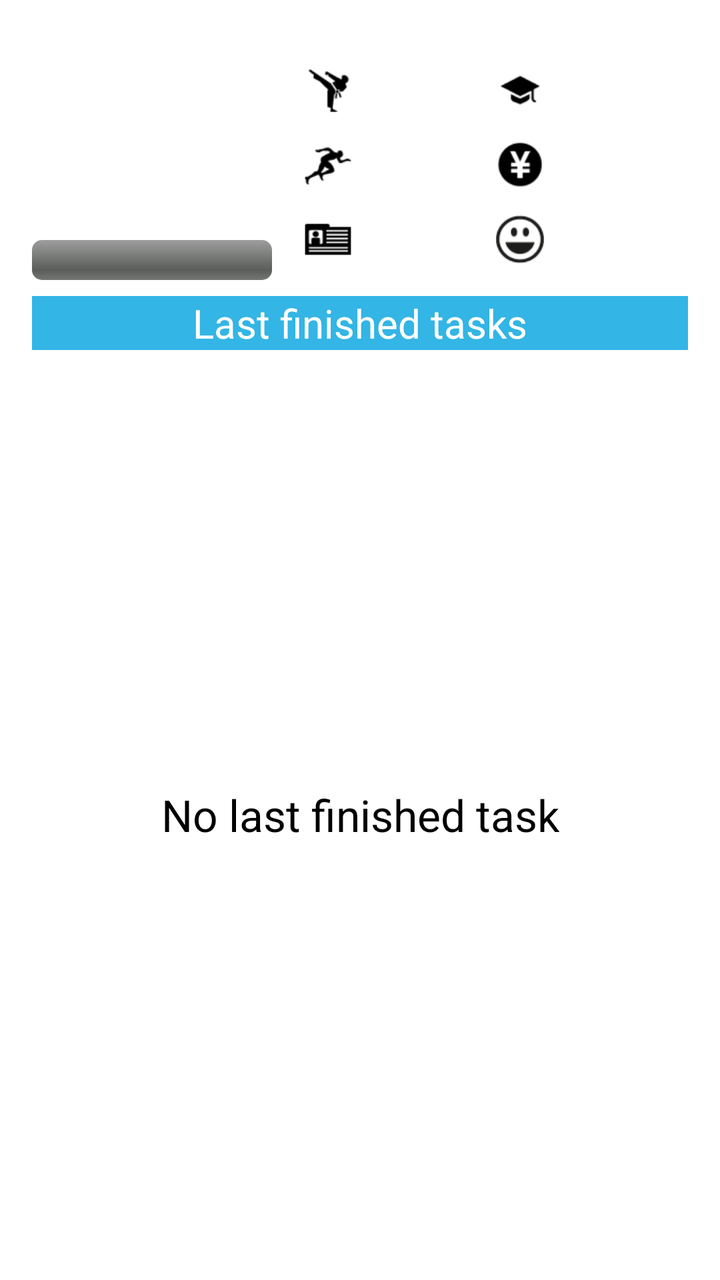
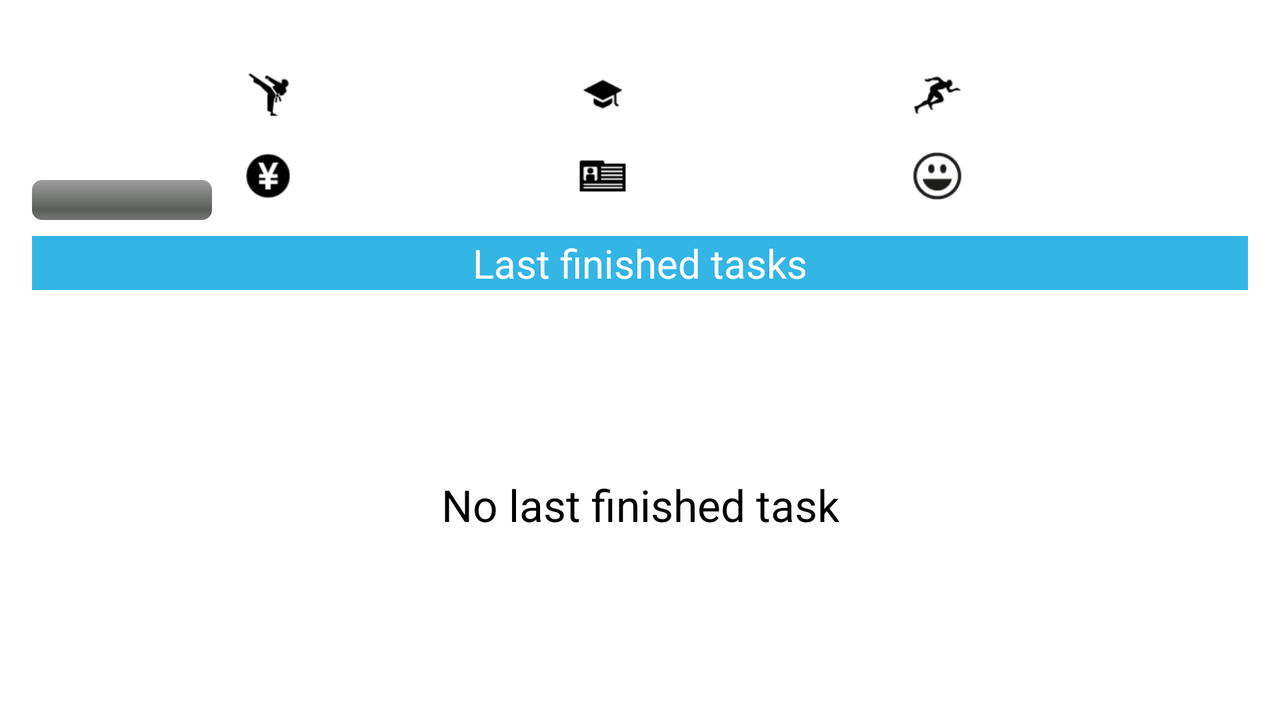

The same Android screen from two of the app's own layout files: first res/layout/ as a phone draws it, then the repository's variant for another configuration, drawn on a device whose configuration selects that folder. Both files follow.
<!-- AndroidManifest.xml: application theme AppTheme -->
<!-- res/layout/status_fragment.xml -->
<?xml version="1.0" encoding="utf-8"?>
<RelativeLayout xmlns:android="http://schemas.android.com/apk/res/android"
    android:layout_width="match_parent"
    android:layout_height="match_parent"
    android:layout_marginLeft="@dimen/principal_size_margin"
    android:layout_marginRight="@dimen/principal_size_margin" >

    <TextView
        android:id="@+id/status_fragment_level_text"
        android:layout_width="@dimen/status_level_text_view_size"
        android:layout_height="@dimen/status_level_text_view_size"
        android:layout_alignParentLeft="true"
        android:layout_alignParentTop="true"
        android:gravity="center"
        android:textSize="@dimen/status_level_text_size" />

    <ProgressBar
        android:id="@+id/status_fragment_progress"
        style="@android:style/Widget.ProgressBar.Horizontal"
        android:layout_width="wrap_content"
        android:layout_height="wrap_content"
        android:layout_alignParentLeft="true"
        android:layout_alignRight="@id/status_fragment_level_text"
        android:layout_below="@id/status_fragment_level_text"
        android:max="100" />

    <TextView
        android:id="@+id/status_fragment_progress_text"
        android:layout_width="wrap_content"
        android:layout_height="wrap_content"
        android:layout_alignBottom="@id/status_fragment_progress"
        android:layout_alignLeft="@id/status_fragment_progress"
        android:layout_alignRight="@id/status_fragment_progress"
        android:layout_alignTop="@id/status_fragment_progress"
        android:gravity="center"
        android:layout_marginTop="-2dp"
        android:layout_marginBottom="2dp"
        android:textColor="@android:color/white" />

    <TableLayout
        android:layout_width="wrap_content"
        android:layout_height="wrap_content"
        android:layout_alignBottom="@id/status_fragment_progress"
        android:layout_alignParentRight="true"
        android:layout_alignParentTop="true"
        android:layout_marginLeft="16dp"
        android:layout_marginTop="28dp"
        android:layout_toRightOf="@id/status_fragment_level_text"
        android:stretchColumns="0,1" >

        <TableRow
            android:layout_weight="1"
            android:gravity="center_vertical" >

            <LinearLayout
                android:layout_width="wrap_content"
                android:layout_height="wrap_content" >

                <ImageView
                    android:layout_width="@dimen/status_item_icon_size"
                    android:layout_height="@dimen/status_item_icon_size"
                    android:contentDescription="@string/attribute_force"
                    android:scaleType="fitCenter"
                    android:src="@drawable/ic_contrib_force_black" />

                <TextView
                    android:id="@+id/status_fragment_force_text"
                    style="@style/StatusFragmentAttributeText" />
            </LinearLayout>

            <LinearLayout
                android:layout_width="wrap_content"
                android:layout_height="wrap_content" >

                <ImageView
                    android:layout_width="@dimen/status_item_icon_size"
                    android:layout_height="@dimen/status_item_icon_size"
                    android:contentDescription="@string/attribute_intelligence"
                    android:scaleType="fitCenter"
                    android:src="@drawable/ic_contrib_intelligence_black" />

                <TextView
                    android:id="@+id/status_fragment_intelligence_text"
                    style="@style/StatusFragmentAttributeText" />
            </LinearLayout>
        </TableRow>

        <TableRow
            android:layout_weight="1"
            android:gravity="center_vertical" >

            <LinearLayout
                android:layout_width="wrap_content"
                android:layout_height="wrap_content" >

                <ImageView
                    android:layout_width="@dimen/status_item_icon_size"
                    android:layout_height="@dimen/status_item_icon_size"
                    android:contentDescription="@string/attribute_volition"
                    android:scaleType="fitCenter"
                    android:src="@drawable/ic_contrib_volition_black" />

                <TextView
                    android:id="@+id/status_fragment_volition_text"
                    style="@style/StatusFragmentAttributeText" />
            </LinearLayout>

            <LinearLayout
                android:layout_width="wrap_content"
                android:layout_height="wrap_content" >

                <ImageView
                    android:layout_width="@dimen/status_item_icon_size"
                    android:layout_height="@dimen/status_item_icon_size"
                    android:contentDescription="@string/attribute_money"
                    android:scaleType="fitCenter"
                    android:src="@drawable/ic_contrib_money_black" />

                <TextView
                    android:id="@+id/status_fragment_money_text"
                    style="@style/StatusFragmentAttributeText" />
            </LinearLayout>
        </TableRow>

        <TableRow
            android:layout_weight="1"
            android:gravity="center_vertical" >

            <LinearLayout
                android:layout_width="wrap_content"
                android:layout_height="wrap_content" >

                <ImageView
                    android:layout_width="@dimen/status_item_icon_size"
                    android:layout_height="@dimen/status_item_icon_size"
                    android:contentDescription="@string/attribute_experience"
                    android:scaleType="fitCenter"
                    android:src="@drawable/ic_contrib_experience_black" />

                <TextView
                    android:id="@+id/status_fragment_experience_text"
                    style="@style/StatusFragmentAttributeText" />
            </LinearLayout>

            <LinearLayout
                android:layout_width="wrap_content"
                android:layout_height="wrap_content" >

                <ImageView
                    android:layout_width="@dimen/status_item_icon_size"
                    android:layout_height="@dimen/status_item_icon_size"
                    android:contentDescription="@string/attribute_happy"
                    android:scaleType="fitCenter"
                    android:src="@drawable/ic_contrib_happy_black" />

                <TextView
                    android:id="@+id/status_fragment_happy_text"
                    style="@style/StatusFragmentAttributeText" />
            </LinearLayout>
        </TableRow>
    </TableLayout>

    <FrameLayout
        android:id="@+id/status_fragment_last_tasks_framelayout"
        android:layout_width="match_parent"
        android:layout_height="wrap_content"
        android:layout_below="@id/status_fragment_progress"
        android:layout_marginTop="8dp"
        android:background="@drawable/item_shadow" >

        <TextView
            android:id="@+id/status_fragment_last_tasks_text"
            android:layout_width="match_parent"
            android:layout_height="wrap_content"
            android:background="@android:color/holo_blue_light"
            android:gravity="center"
            android:text="@string/last_finished_tasks"
            android:textColor="@android:color/white"
            android:textSize="@dimen/status_attribute_text_size" />
    </FrameLayout>

    <ListView
        android:id="@+id/status_fragment_last_tasks_list"
        android:layout_width="match_parent"
        android:layout_height="wrap_content"
        android:layout_alignParentBottom="true"
        android:layout_below="@id/status_fragment_last_tasks_framelayout" />

    <TextView
        android:id="@+id/status_fragment_last_tasks_empty_text"
        android:layout_width="match_parent"
        android:layout_height="wrap_content"
        android:layout_alignParentBottom="true"
        android:layout_below="@id/status_fragment_last_tasks_framelayout"
        android:gravity="center"
        android:text="@string/no_last_task_text"
        android:textAppearance="?android:attr/textAppearanceLarge" />

</RelativeLayout>
<!-- resources referenced by this layout -->
<resources>
  <dimen name="principal_size_margin">16dp</dimen>
  <dimen name="status_attribute_text_size">20sp</dimen>
  <dimen name="status_item_icon_size">24dp</dimen>
  <dimen name="status_level_text_size">96sp</dimen>
  <dimen name="status_level_text_view_size">120dp</dimen>
  <!-- drawable ic_contrib_experience_black: png bitmap (drawable-hdpi, 3852 bytes) -->
  <!-- drawable ic_contrib_force_black: png bitmap (drawable-hdpi, 4156 bytes) -->
  <!-- drawable ic_contrib_happy_black: png bitmap (drawable-hdpi, 5665 bytes) -->
  <!-- drawable ic_contrib_intelligence_black: png bitmap (drawable-hdpi, 3850 bytes) -->
  <!-- drawable ic_contrib_money_black: png bitmap (drawable-hdpi, 4278 bytes) -->
  <!-- drawable ic_contrib_volition_black: png bitmap (drawable-hdpi, 4073 bytes) -->
  <string name="attribute_experience">Experience</string>
  <string name="attribute_force">Force</string>
  <string name="attribute_happy">Happy</string>
  <string name="attribute_intelligence">Intelligence</string>
  <string name="attribute_money">Money</string>
  <string name="attribute_volition">Volition</string>
  <string name="last_finished_tasks">Last finished tasks</string>
  <string name="no_last_task_text">No last finished task</string>
  <style name="StatusFragmentAttributeText">
          <item name="android:layout_width">wrap_content</item>
          <item name="android:layout_height">wrap_content</item>
          <item name="android:layout_gravity">center_vertical</item>
          <item name="android:layout_marginLeft">2dp</item>
          <item name="android:textSize">@dimen/status_attribute_text_size</item>
      </style>
  <style name="AppTheme" parent="AppBaseTheme">
          
      </style>
  <style name="AppBaseTheme" parent="android:Theme.Light">
          
      </style>
</resources>
<!-- res/layout-land/status_fragment.xml (the repository's variant of the layout above) -->
<!-- drawn on the phone turned sideways -->
<?xml version="1.0" encoding="utf-8"?>
<RelativeLayout xmlns:android="http://schemas.android.com/apk/res/android"
    android:layout_width="match_parent"
    android:layout_height="match_parent"
    android:layout_marginLeft="@dimen/principal_size_margin"
    android:layout_marginRight="@dimen/principal_size_margin" >

    <TextView
        android:id="@+id/status_fragment_level_text"
        android:layout_width="@dimen/status_level_text_view_size"
        android:layout_height="@dimen/status_level_text_view_size"
        android:layout_alignParentLeft="true"
        android:layout_alignParentTop="true"
        android:gravity="center"
        android:textSize="@dimen/status_level_text_size" />

    <ProgressBar
        android:id="@+id/status_fragment_progress"
        style="@android:style/Widget.ProgressBar.Horizontal"
        android:layout_width="wrap_content"
        android:layout_height="wrap_content"
        android:layout_alignParentLeft="true"
        android:layout_alignRight="@id/status_fragment_level_text"
        android:layout_below="@id/status_fragment_level_text"
        android:max="100" />

    <TextView
        android:id="@+id/status_fragment_progress_text"
        android:layout_width="wrap_content"
        android:layout_height="wrap_content"
        android:layout_alignBottom="@id/status_fragment_progress"
        android:layout_alignLeft="@id/status_fragment_progress"
        android:layout_alignRight="@id/status_fragment_progress"
        android:layout_alignTop="@id/status_fragment_progress"
        android:layout_marginBottom="2dp"
        android:layout_marginTop="-2dp"
        android:gravity="center"
        android:textColor="@android:color/white" />

    <TableLayout
        android:layout_width="wrap_content"
        android:layout_height="wrap_content"
        android:layout_alignBottom="@id/status_fragment_progress"
        android:layout_alignParentRight="true"
        android:layout_alignParentTop="true"
        android:layout_marginLeft="16dp"
        android:layout_marginTop="28dp"
        android:layout_toRightOf="@id/status_fragment_level_text"
        android:stretchColumns="0,1,2" >

        <TableRow
            android:layout_weight="1"
            android:gravity="center_vertical" >

            <LinearLayout
                android:layout_width="wrap_content"
                android:layout_height="wrap_content" >

                <ImageView
                    android:layout_width="@dimen/status_item_icon_size"
                    android:layout_height="@dimen/status_item_icon_size"
                    android:contentDescription="@string/attribute_force"
                    android:scaleType="fitCenter"
                    android:src="@drawable/ic_contrib_force_black" />

                <TextView
                    android:id="@+id/status_fragment_force_text"
                    style="@style/StatusFragmentAttributeText" />
            </LinearLayout>

            <LinearLayout
                android:layout_width="wrap_content"
                android:layout_height="wrap_content" >

                <ImageView
                    android:layout_width="@dimen/status_item_icon_size"
                    android:layout_height="@dimen/status_item_icon_size"
                    android:contentDescription="@string/attribute_intelligence"
                    android:scaleType="fitCenter"
                    android:src="@drawable/ic_contrib_intelligence_black" />

                <TextView
                    android:id="@+id/status_fragment_intelligence_text"
                    style="@style/StatusFragmentAttributeText" />
            </LinearLayout>

            <LinearLayout
                android:layout_width="wrap_content"
                android:layout_height="wrap_content" >

                <ImageView
                    android:layout_width="@dimen/status_item_icon_size"
                    android:layout_height="@dimen/status_item_icon_size"
                    android:contentDescription="@string/attribute_volition"
                    android:scaleType="fitCenter"
                    android:src="@drawable/ic_contrib_volition_black" />

                <TextView
                    android:id="@+id/status_fragment_volition_text"
                    style="@style/StatusFragmentAttributeText" />
            </LinearLayout>
        </TableRow>

        <TableRow
            android:layout_weight="1"
            android:gravity="center_vertical" >

            <LinearLayout
                android:layout_width="wrap_content"
                android:layout_height="wrap_content" >

                <ImageView
                    android:layout_width="@dimen/status_item_icon_size"
                    android:layout_height="@dimen/status_item_icon_size"
                    android:contentDescription="@string/attribute_money"
                    android:scaleType="fitCenter"
                    android:src="@drawable/ic_contrib_money_black" />

                <TextView
                    android:id="@+id/status_fragment_money_text"
                    style="@style/StatusFragmentAttributeText" />
            </LinearLayout>

            <LinearLayout
                android:layout_width="wrap_content"
                android:layout_height="wrap_content" >

                <ImageView
                    android:layout_width="@dimen/status_item_icon_size"
                    android:layout_height="@dimen/status_item_icon_size"
                    android:contentDescription="@string/attribute_experience"
                    android:scaleType="fitCenter"
                    android:src="@drawable/ic_contrib_experience_black" />

                <TextView
                    android:id="@+id/status_fragment_experience_text"
                    style="@style/StatusFragmentAttributeText" />
            </LinearLayout>

            <LinearLayout
                android:layout_width="wrap_content"
                android:layout_height="wrap_content" >

                <ImageView
                    android:layout_width="@dimen/status_item_icon_size"
                    android:layout_height="@dimen/status_item_icon_size"
                    android:contentDescription="@string/attribute_happy"
                    android:scaleType="fitCenter"
                    android:src="@drawable/ic_contrib_happy_black" />

                <TextView
                    android:id="@+id/status_fragment_happy_text"
                    style="@style/StatusFragmentAttributeText" />
            </LinearLayout>
        </TableRow>
    </TableLayout>

    <FrameLayout
        android:id="@+id/status_fragment_last_tasks_framelayout"
        android:layout_width="match_parent"
        android:layout_height="wrap_content"
        android:layout_below="@id/status_fragment_progress"
        android:layout_marginTop="8dp"
        android:background="@drawable/item_shadow" >

        <TextView
            android:id="@+id/status_fragment_last_tasks_text"
            android:layout_width="match_parent"
            android:layout_height="wrap_content"
            android:background="@android:color/holo_blue_light"
            android:gravity="center"
            android:text="@string/last_finished_tasks"
            android:textColor="@android:color/white"
            android:textSize="@dimen/status_attribute_text_size" />
    </FrameLayout>

    <ListView
        android:id="@+id/status_fragment_last_tasks_list"
        android:layout_width="match_parent"
        android:layout_height="wrap_content"
        android:layout_alignParentBottom="true"
        android:layout_below="@id/status_fragment_last_tasks_framelayout" />

    <TextView
        android:id="@+id/status_fragment_last_tasks_empty_text"
        android:layout_width="match_parent"
        android:layout_height="wrap_content"
        android:layout_alignParentBottom="true"
        android:layout_below="@id/status_fragment_last_tasks_framelayout"
        android:gravity="center"
        android:text="@string/no_last_task_text"
        android:textAppearance="?android:attr/textAppearanceLarge" />

</RelativeLayout>
<!-- resources referenced by the variant -->
<!-- as the phone turned sideways resolves them -->
<resources>
  <dimen name="principal_size_margin">16dp</dimen>
  <dimen name="status_attribute_text_size">20sp</dimen>
  <dimen name="status_item_icon_size">24dp</dimen>
  <!-- from res/values-land/ -->
  <dimen name="status_level_text_size">72sp</dimen>
  <!-- from res/values-land/ -->
  <dimen name="status_level_text_view_size">90dp</dimen>
  <!-- drawable ic_contrib_experience_black: png bitmap (drawable-hdpi, 3852 bytes) -->
  <!-- drawable ic_contrib_force_black: png bitmap (drawable-hdpi, 4156 bytes) -->
  <!-- drawable ic_contrib_happy_black: png bitmap (drawable-hdpi, 5665 bytes) -->
  <!-- drawable ic_contrib_intelligence_black: png bitmap (drawable-hdpi, 3850 bytes) -->
  <!-- drawable ic_contrib_money_black: png bitmap (drawable-hdpi, 4278 bytes) -->
  <!-- drawable ic_contrib_volition_black: png bitmap (drawable-hdpi, 4073 bytes) -->
  <string name="attribute_experience">Experience</string>
  <string name="attribute_force">Force</string>
  <string name="attribute_happy">Happy</string>
  <string name="attribute_intelligence">Intelligence</string>
  <string name="attribute_money">Money</string>
  <string name="attribute_volition">Volition</string>
  <string name="last_finished_tasks">Last finished tasks</string>
  <string name="no_last_task_text">No last finished task</string>
  <style name="StatusFragmentAttributeText">
          <item name="android:layout_width">wrap_content</item>
          <item name="android:layout_height">wrap_content</item>
          <item name="android:layout_gravity">center_vertical</item>
          <item name="android:layout_marginLeft">2dp</item>
          <item name="android:textSize">@dimen/status_attribute_text_size</item>
      </style>
  <style name="AppTheme" parent="AppBaseTheme">
          
      </style>
  <style name="AppBaseTheme" parent="android:Theme.Light">
          
      </style>
</resources>
